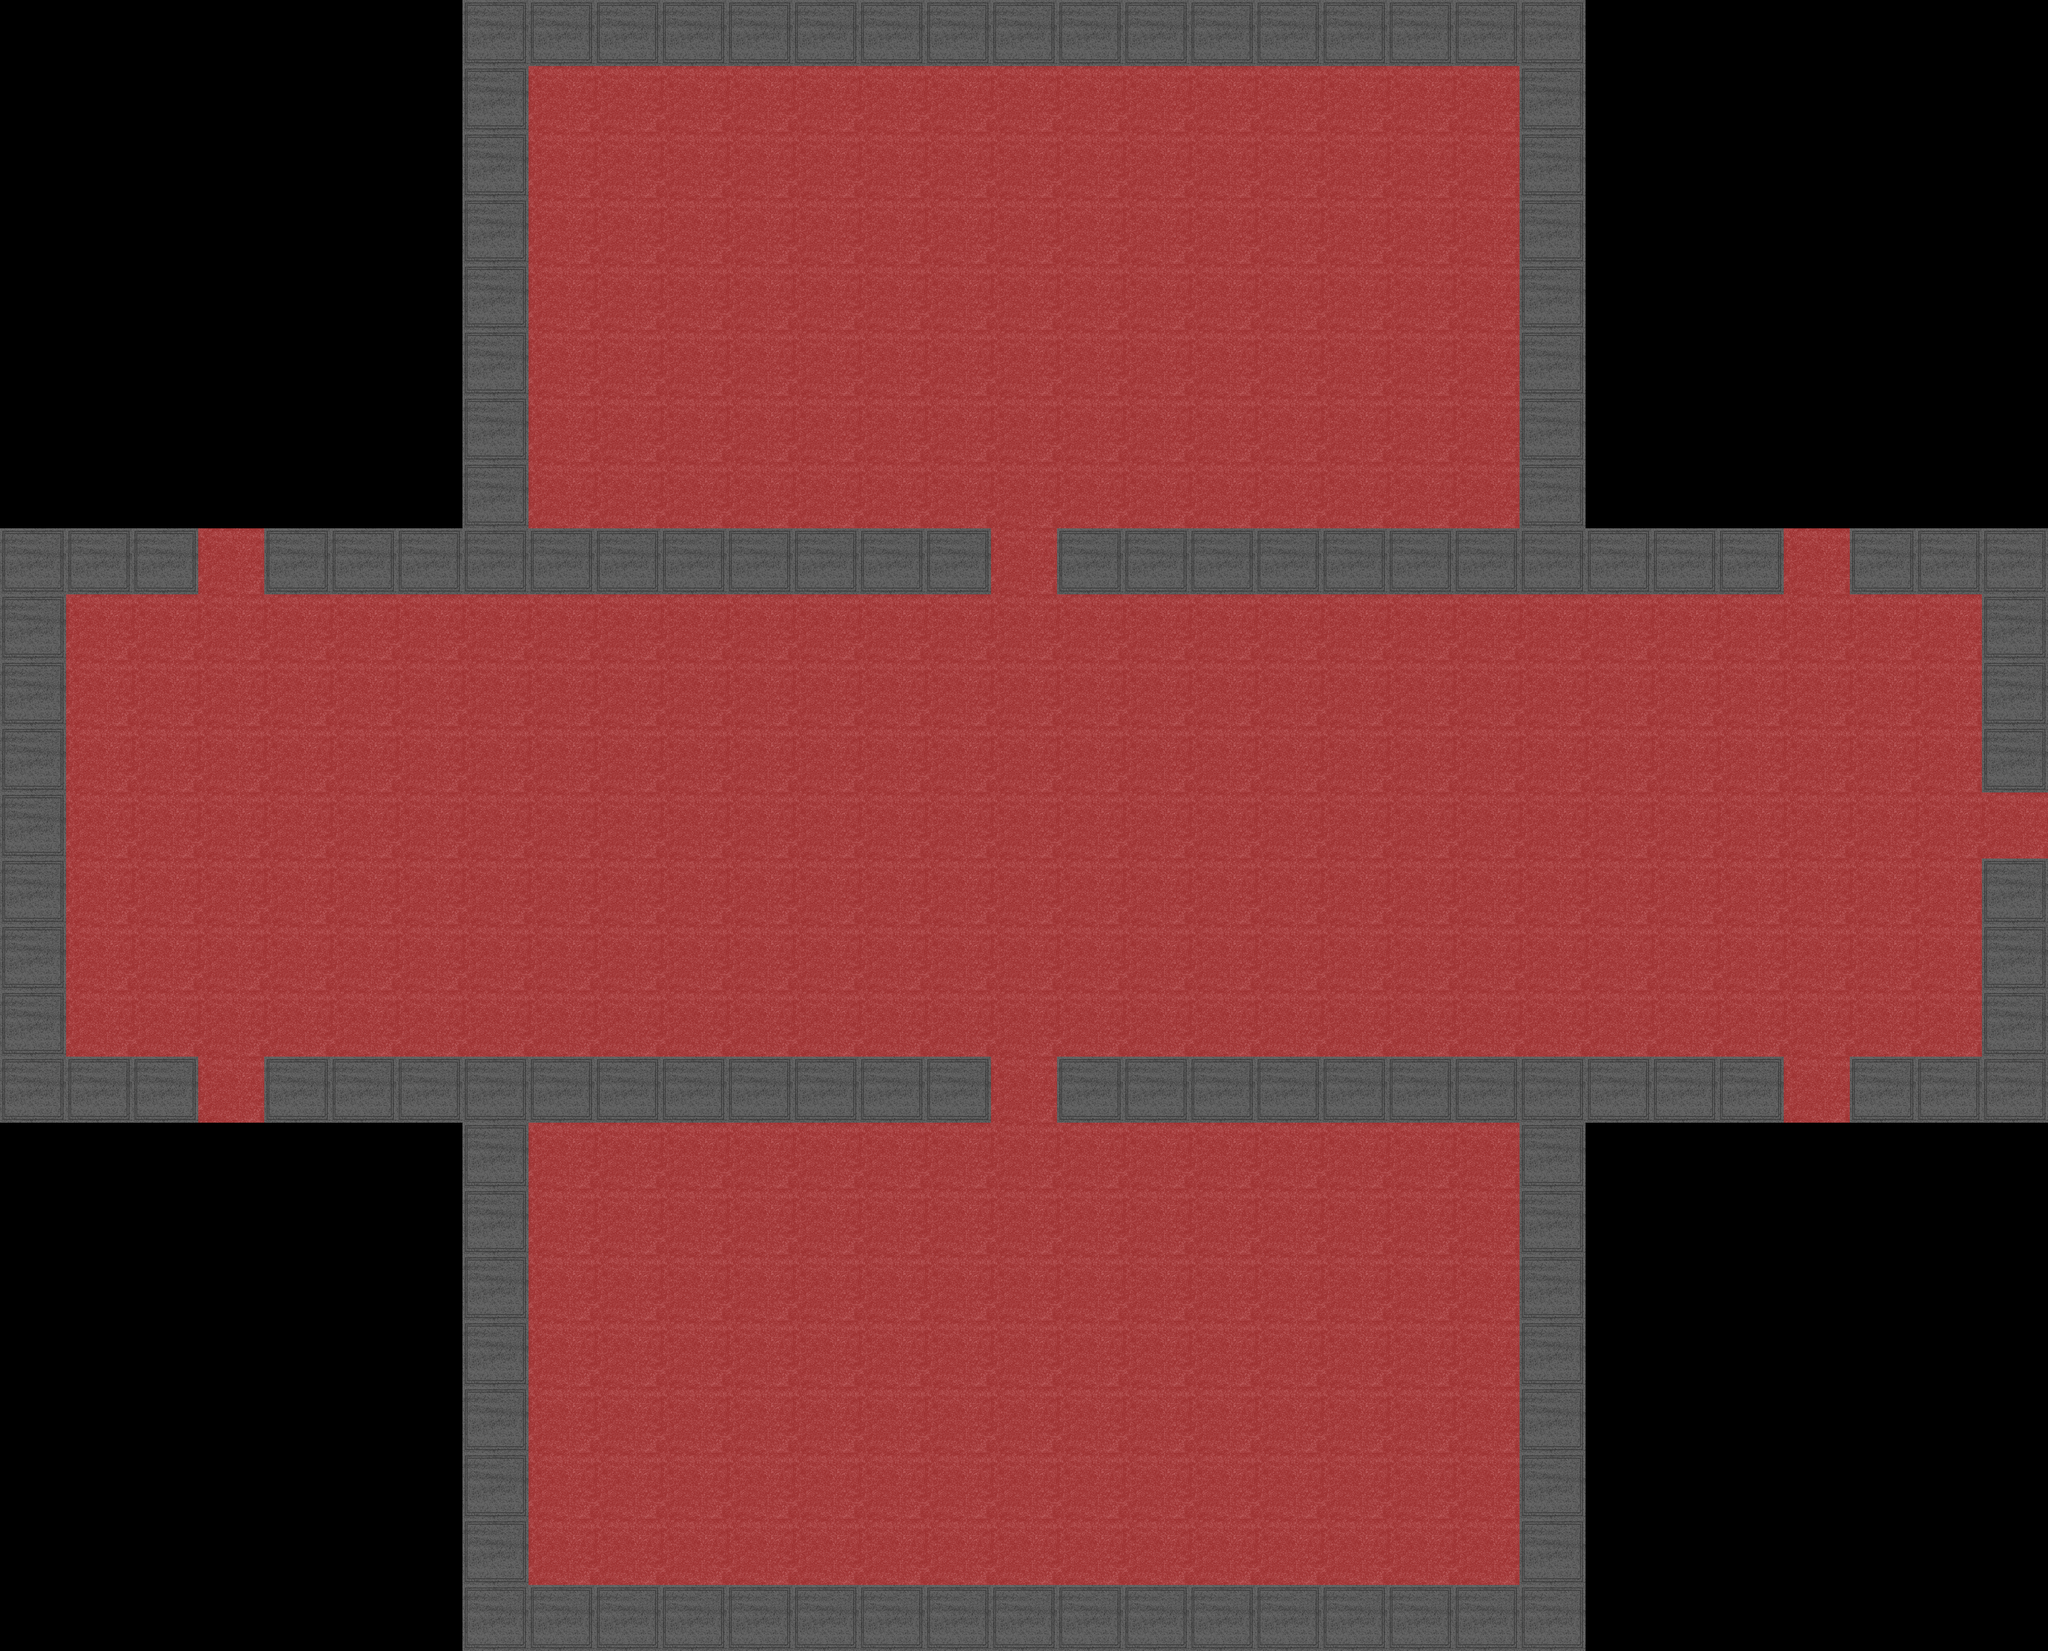

This game map was drawn from its Tiled (.tmx) file and the tilesets committed beside it. A one-line description and the trimmed map source follow:
An orthogonal 31x25 tile map with 128x128 px tiles, 2 tile layers (floor, wall_tiles), 2 tilesets and 33 objects (5x Door, 4x FairyMaid, 3x MansionFloor, Sign, SakuyaNPC).

<map version="1.10" tiledversion="1.10.2" orientation="orthogonal" renderorder="right-down" width="31" height="25" tilewidth="128" tileheight="128" infinite="0" nextlayerid="7" nextobjectid="53">
 <properties>
  <property name="ambient_light" value="180,180,180" />
 </properties>
 <tileset firstgid="1" name="scarlet carpet texture" tilewidth="128" tileheight="128" tilecount="1" columns="1">
  <image source="../scarlet carpet texture.png" width="128" height="128" />
 </tileset>
 <tileset firstgid="2" name="block_wall" tilewidth="128" tileheight="128" tilecount="1" columns="1">
  <image source="../block_wall.png" width="128" height="128" />
 </tileset>
 <layer id="1" name="floor" width="31" height="25">
  <data>[775 cells, 551 non-empty, 1 distinct tile ids]</data>
 </layer>
 <layer id="2" name="wall_tiles" width="31" height="25">
  <data>[775 cells, 131 non-empty, 1 distinct tile ids]</data>
 </layer>
 <objectgroup id="3" name="walls">
  <object id="14" x="896" y="0" width="128" height="1152" />
  <object id="15" x="1024" y="1024" width="896" height="128" />
  <object id="16" x="2048" y="1024" width="1024" height="128" />
  <object id="17" x="2944" y="128" width="128" height="896" />
  <object id="18" x="1024" y="0" width="2048" height="128" />
  <object id="27" x="512" y="1024" width="384" height="128" />
  <object id="28" x="0" y="1024" width="384" height="128" />
  <object id="30" x="0" y="1152" width="128" height="1024" />
  <object id="31" x="128" y="2048" width="256" height="128" />
  <object id="32" x="512" y="2048" width="1408" height="128" />
  <object id="33" x="2048" y="2048" width="1408" height="128" />
  <object id="34" x="3072" y="1024" width="384" height="128" />
  <object id="35" x="3584" y="1024" width="384" height="128" />
  <object id="36" x="3584" y="2048" width="384" height="128" />
  <object id="37" x="3840" y="1152" width="128" height="384" />
  <object id="38" x="896" y="2176" width="128" height="1024" />
  <object id="39" x="1024" y="3072" width="2048" height="128" />
  <object id="40" x="2944" y="2176" width="128" height="896" />
  <object id="41" x="3840" y="1664" width="128" height="384" />
 </objectgroup>
 <objectgroup id="4" name="objects">
  <properties>
   <property name="dir" value="up" />
  </properties>
  <object id="26" name="practice_room" type="Sign" x="2112" y="1152" width="128" height="128" />
  <object id="43" name="sakuya" type="SakuyaNPC" x="1920" y="1536" width="128" height="128" />
  <object id="44" type="FairyMaid" x="896" y="1280" width="128" height="128">
   <properties>
    <property name="ai_package" value="wander" />
   </properties>
  </object>
  <object id="45" type="FairyMaid" x="896" y="1792" width="128" height="128">
   <properties>
    <property name="ai_package" value="wander" />
   </properties>
  </object>
  <object id="46" type="FairyMaid" x="2944" y="1280" width="128" height="128">
   <properties>
    <property name="ai_package" value="wander" />
   </properties>
  </object>
  <object id="47" type="FairyMaid" x="2944" y="1792" width="128" height="128">
   <properties>
    <property name="ai_package" value="wander" />
   </properties>
  </object>
 </objectgroup>
 <objectgroup id="6" name="doors">
  <object id="21" name="door1" type="Door" x="384" y="1024" width="128" height="128">
   <properties>
    <property name="dest" value="door1" />
    <property name="dest_map" value="mansion_b1" />
    <property name="dir" value="down" />
    <property name="stairs" value="true" />
   </properties>
  </object>
  <object id="22" name="door2" type="Door" x="3456" y="1024" width="128" height="128">
   <properties>
    <property name="dest" value="door2" />
    <property name="dest_map" value="mansion_b1" />
    <property name="dir" value="down" />
    <property name="stairs" value="true" />
   </properties>
  </object>
  <object id="23" name="door3" type="Door" x="384" y="2048" width="128" height="128">
   <properties>
    <property name="dest" value="door1" />
    <property name="dest_map" value="mansion_f2" />
    <property name="dir" value="up" />
    <property name="stairs" value="true" />
   </properties>
  </object>
  <object id="24" name="door4" type="Door" x="3456" y="2048" width="128" height="128">
   <properties>
    <property name="dest" value="door2" />
    <property name="dest_map" value="mansion_f2" />
    <property name="dir" value="up" />
    <property name="stairs" value="true" />
   </properties>
  </object>
  <object id="42" name="door5" type="Door" x="3840" y="1536" width="128" height="128">
   <properties>
    <property name="dest" value="mansion_door" />
    <property name="dest_map" value="clearing" />
    <property name="dir" value="left" />
   </properties>
  </object>
 </objectgroup>
 <objectgroup id="5" name="floor">
  <object id="50" type="MansionFloor" x="1024" y="128" width="1920" height="1024" />
  <object id="51" type="MansionFloor" x="128" y="1152" width="3712" height="896" />
  <object id="52" type="MansionFloor" x="1024" y="2048" width="1920" height="1024" />
 </objectgroup>
</map>
